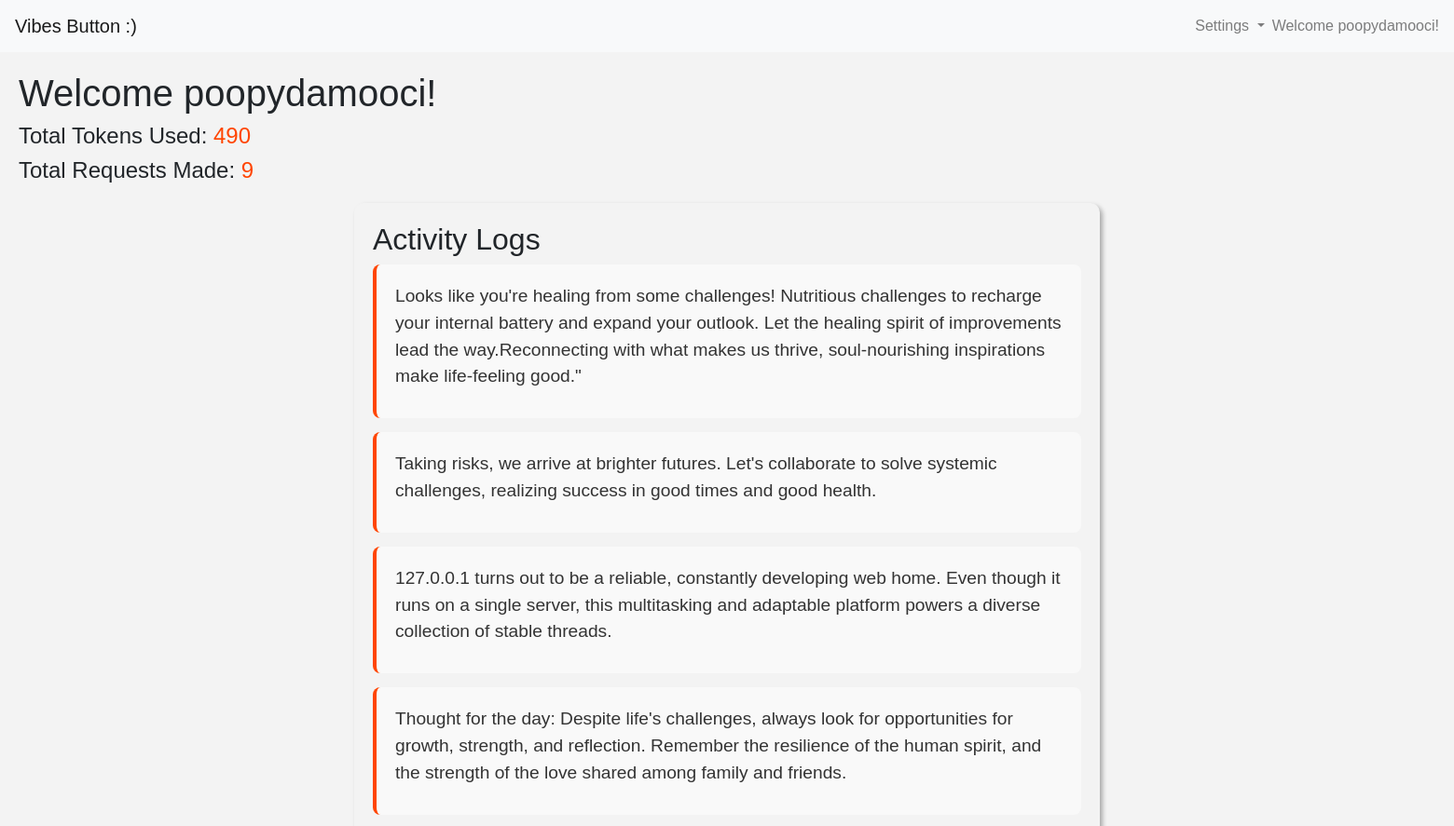
Before: / (signed in, upper part) with the older database file.
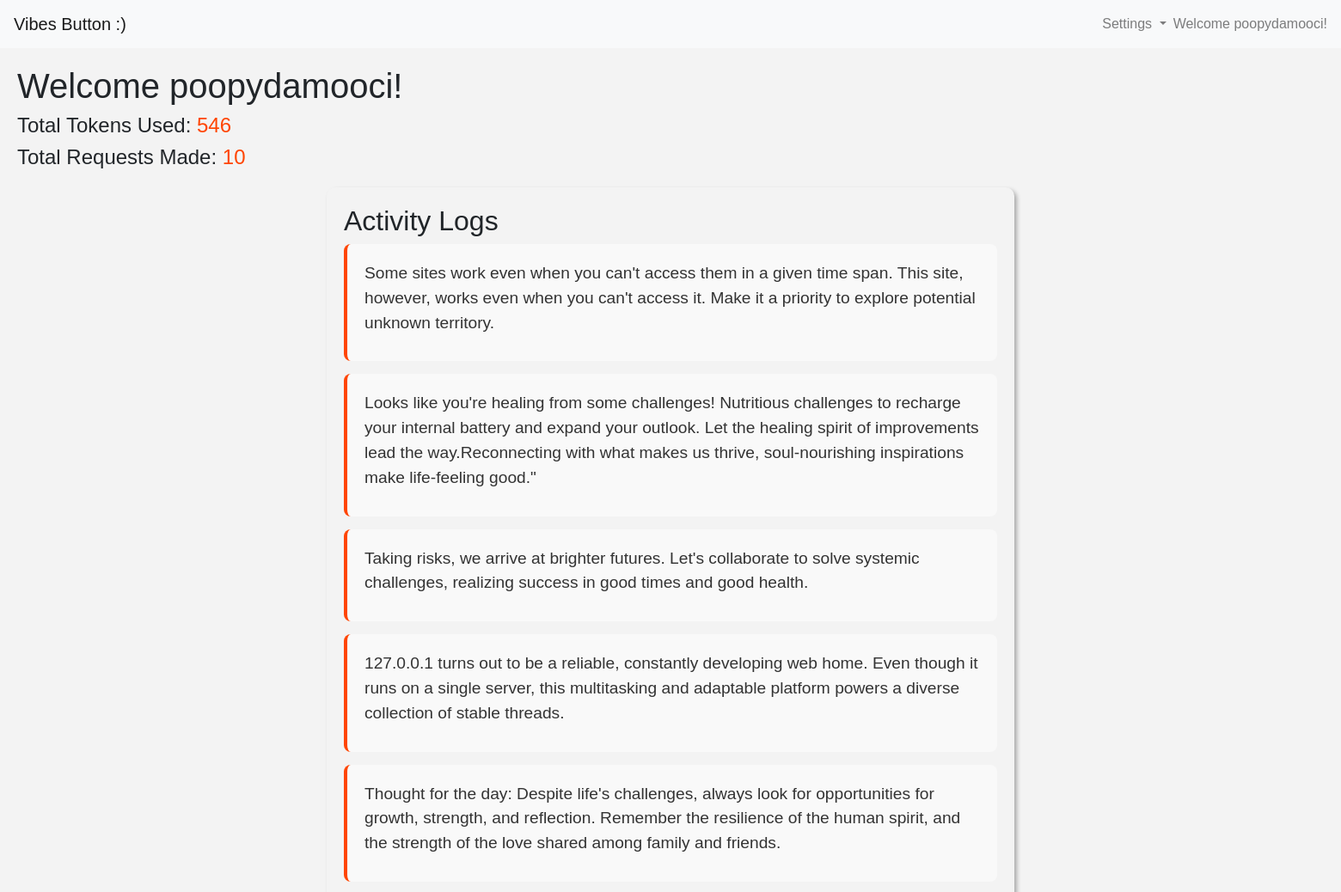
After: the same page with the newer database file.
### tables this page shows
CREATE TABLE "users" ("id" INTEGER PRIMARY KEY AUTOINCREMENT UNIQUE NOT NULL, "username" TEXT UNIQUE NOT NULL, "password_hash" TEXT UNIQUE NOT NULL);

CREATE TABLE "apicalls" ("id" INTEGER PRIMARY KEY AUTOINCREMENT UNIQUE NOT NULL, "time" NUMERIC UNIQUE NOT NULL DEFAULT (CURRENT_TIMESTAMP), user_id INTEGER NOT NULL, "tokens" INTEGER NOT NULL, "url" TEXT NOT NULL, "response" TEXT NOT NULL);

### app.py (the view)
@app.route('/')
def home():
    if 'user_id' in session and session['user_id'] is not None and session['user_id'] != -1:
        user = get_user_info(session['user_id'])
        entries = db.execute("SELECT * FROM apicalls WHERE user_id = :user_id", user_id=user["id"])
        entries.reverse();
        total_tokens = sum(entry['tokens'] for entry in entries)
        total_requests = len(entries)
        return render_template('index.html', username=user["username"], entries=entries, total_tokens=total_tokens, total_requests=total_requests)
    else:
        return render_template('login.html')

### app.py (called while the page is built)
def get_user_info(user_id):
    user = db.execute("SELECT * FROM users WHERE id = ?", user_id)
    if user:
        return user[0]  # Return the first (and should be only) user record
    else:
        return None  # No user found with the given ID

### templates/index.html (shortened to what this page needs)
{% extends 'layout.html' %}
{% block content %}
<div style="margin: 20px;">
    <h1>Welcome {{ username }}!</h1>
    <h4>Total Tokens Used: <span class="status-text">{{ total_tokens }}</span></h4>
    <h4>Total Requests Made: <span class="status-text">{{ total_requests }}</span></h4>
    <div class="entry-container">
        <h2>Activity Logs</h2>
        <ul class="entry-list">
            {% for entry in entries %}
                <li class="entry">
                    <div class="response">{{ entry.response }}</div>
                </li>
            {% else %}
                <li>No entries found.</li>
            {% endfor %}
        </ul>
    </div>
</div>
{% endblock %}

### templates/layout.html (shortened to what this page needs)
<!DOCTYPE html>
<html>
<head>
    <link href="https://stackpath.bootstrapcdn.com/bootstrap/4.5.2/css/bootstrap.min.css" rel="stylesheet">
    <link href="static/styles.css" rel="stylesheet">
</head>
<body>
    {% include 'navbar.html' %}
    {% block content %}
    {% endblock %}
</body>
</html>

### templates/navbar.html (shortened to what this page needs)
<nav class="navbar navbar-expand-lg navbar-light bg-light">
    <a class="navbar-brand" href="/">Vibes Button :)</a>
    <div class="collapse navbar-collapse" id="navbarNavDropdown">
        <ul class="navbar-nav ml-auto">
            <li class="nav-item dropdown">
                <a class="nav-link dropdown-toggle" href="#" id="navbarDropdownMenuLink" role="button" data-toggle="dropdown" aria-haspopup="true" aria-expanded="false">
                    Settings
                </a>
            </li>
            <li class="nav-item">
                <span class="navbar-text">
                    Welcome {{username}}!
                </span>
            </li>
        </ul>
    </div>
</nav>

### static/styles.css (style rules this page uses)
:root { --background-color: #f3f3f3; --error-color: #ff0000; --primary-color: #ff4500; --secondary-color: #333; }
body { background-color: var(--background-color); font-family: Arial, sans-serif; }
.status-text, .navbar-brand, .navbar-nav .nav-link, .dropdown-item:hover, button, button:active { color: var(--primary-color); }
.navbar { background-color: var(--secondary-color); }
.asthetic-container, .entry-container, .api-config-container { background-color: var(--background-color); border-radius: 10px; box-shadow: 3px 3px 5px rgba(0, 0, 0, 0.3); padding: 20px; }
.entry-container, .api-config-container { margin: 20px auto; max-width: 800px; }
.entry-list { list-style-type: none; padding: 0; }
.entry { background-color: #f9f9f9; border-left: 4px solid var(--primary-color); border-radius: 8px; margin-bottom: 15px; padding: 20px; transition: background-color 0.3s ease, border-left-width 0.3s ease; }
.response { color: var(--secondary-color); font-size: 1.2em; margin-bottom: 10px; }

Changed rows visible on the page:
added apicalls: response "Some sites work even when you can't access them in a given time span. This site, however, works even when you can't access it. Make it a priority to explore potential unknown territory."
Other visible differences:
{{ total_tokens }}: "490" → "546"
{{ total_requests }}: "9" → "10"
